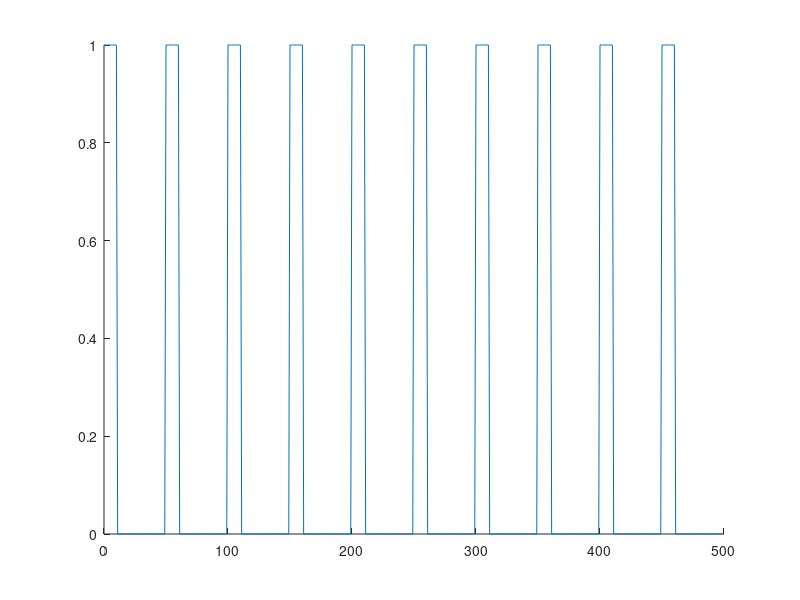
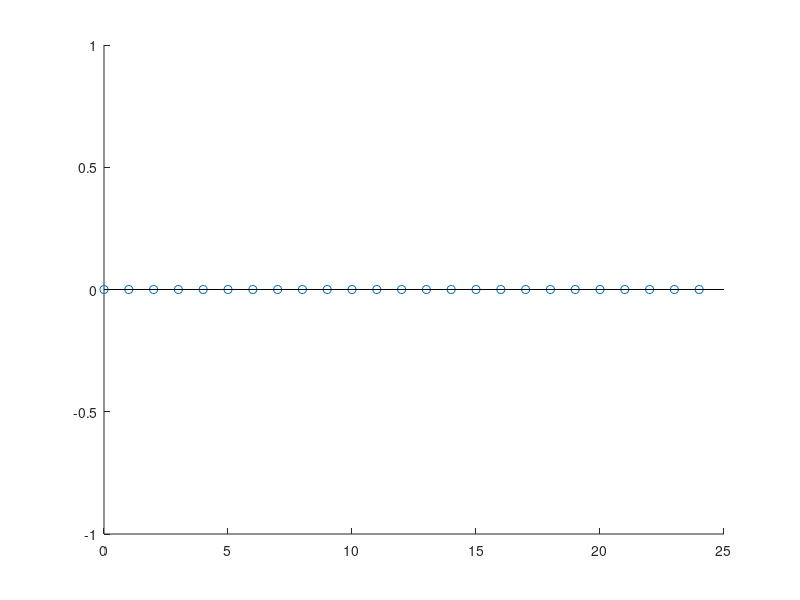
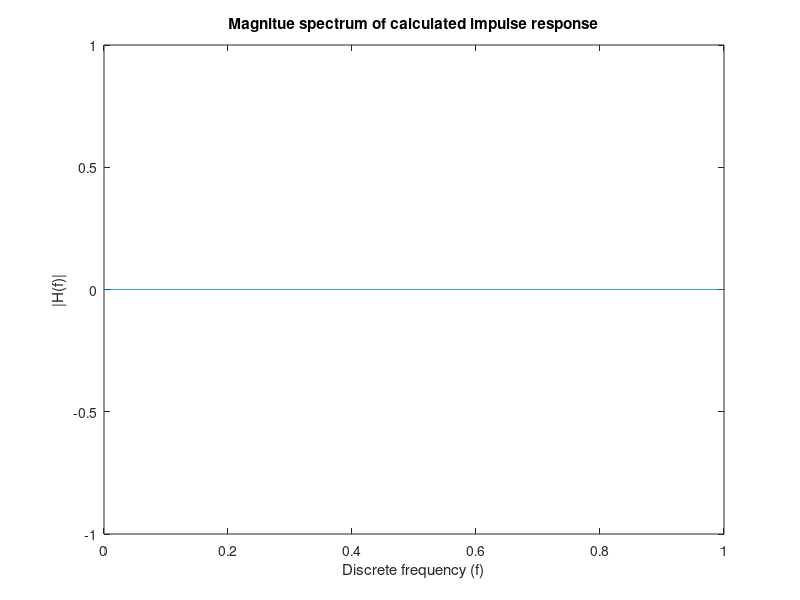
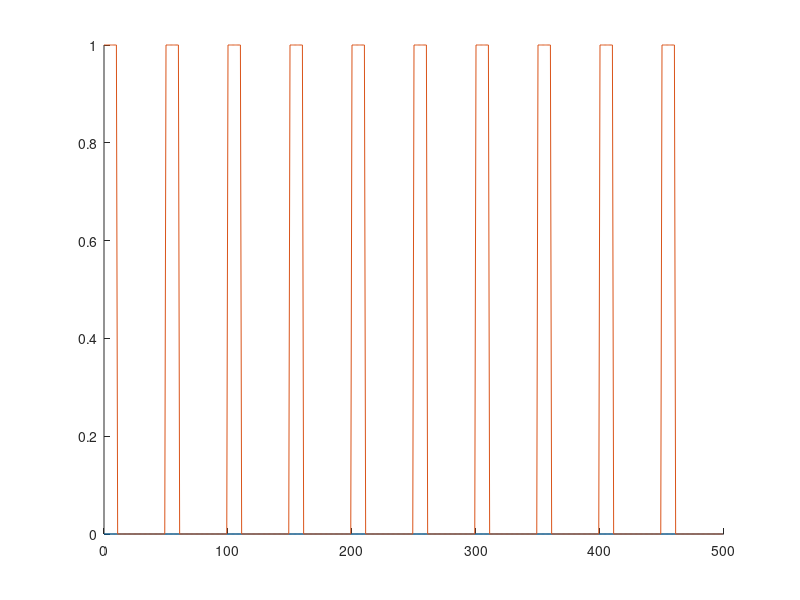

Here is the MATLAB script that generated these plots, in order:
%% generate the pulse train given above for 10 periods and store the result in pulseTrain
N = 50; 
n = 0:10*N-1; 
pulseTrain = zeros(length(n),1);
for i = (0:length(n)-1)
    if(mod(i,N) <= 10)
       pulseTrain(i+1) = 1; 
    end
end

%% the following script should plot the generated pulse train
pulseTrainFig = figure(); clf; hold on; 
plot(n,pulseTrain); 

%% compute the first 25 fourier series coefficients of the pulse train
ks = 0:N/2-1;
Xk = zeros(length(ks),1); %write script below to compute the coefficients and store in Xk


%% the following script should plot the Fourier series coefficients 
seriesCoefficientsFig = figure(); clf; hold on; 
stem(ks, abs(Xk)); 

 
%% compute the impulse response of a filter which will remove all but the first two harmonics of pulseTrain
% store the result in h2
Nh = 401;
n = (-(Nh-1)/2:(Nh-1)/2)';
h2 = zeros(Nh,1); 



%the following script will plot the Fourier transform of h2. You can use this to check if you computed the correct impulse response. 
freqResolution = 1024; 
H = fft(h2,freqResolution); 
freq = (0:freqResolution-1)/freqResolution; 

select = (freq < 1); 
calculatedSpectrumFig = figure(); 
plot(freq(select), abs(H(select)));
title('Magnitue spectrum of calculated impulse response');
xlabel('Discrete frequency (f)'); 
ylabel('|H(f)|');

%% filter the pulseTrain to remove all but the first two harmonics. 
%store the resulting signal in a variable caleed "twoHarmonics"
%twoHarmonics must the be the same size as pulseTrain (use 'same' option in the conv function)
twoHarmonics = zeros(length(pulseTrain),1);


%the following script will plot twoHarmonics and pulseTrain in the same figure
twoHarmonicsFig = figure(); clf; hold on; 
n = 0:length(twoHarmonics)-1;
plot(n,twoHarmonics);
plot(n,pulseTrain);


%% compute the impulse response of a filter which will remove all but the first harmonic of pulseTrain
% store the result in h1
Nh = 401;
n = (-(Nh-1)/2:(Nh-1)/2)';
h1 = zeros(Nh,1); 




%% filter the pulseTrain to remove all but the first harmonic. 
%store the resulting signal in a variable caleed "oneHarmonic"
%oneHarmonic must the be the same size as pulseTrain (use 'same' option in the conv function)
oneHarmonic = zeros(length(pulseTrain),1);



%the following script will plot oneHarmonic and pulseTrain in the same figure
oneHarmonicFig = figure(); clf; hold on; 
n = 0:length(twoHarmonics)-1;
plot(n,oneHarmonic);
plot(n,pulseTrain);


%% helper function
function sumExp = sumExp(k,xn,N,n)
    sumExp = (1/N)*sum(xn.*(exp(-1j*2*pi*(k/N).*n)));
end






